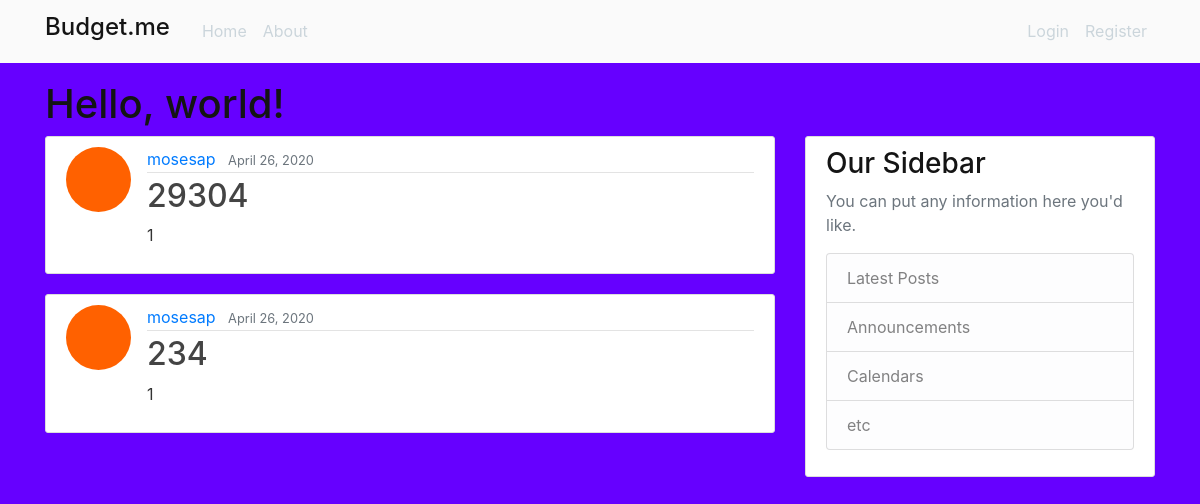
Before: / with the older database file.
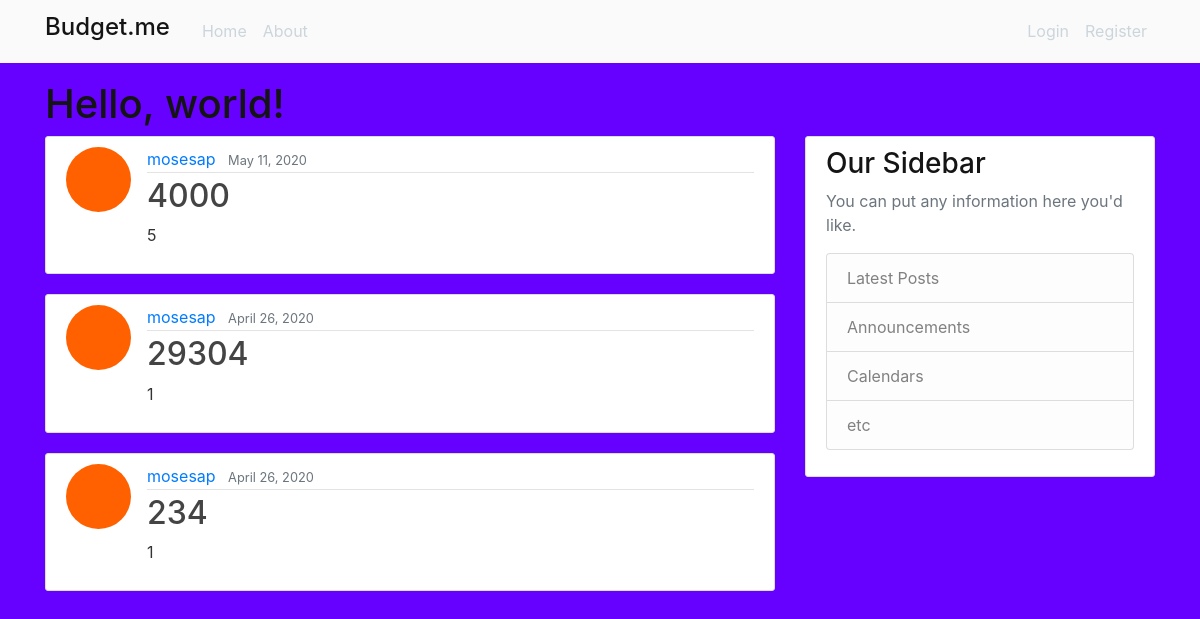
After: the same page with the newer database file.
### forum/models.py (models this page shows, shortened)
class Income(models.Model):
    user = models.ForeignKey(User, on_delete=models.CASCADE)
    rate = models.CharField(max_length=1, choices=rate_choices, default="1")
    income = models.PositiveIntegerField()
    date_posted = models.DateTimeField(default=timezone.now)

### users/models.py (models this page shows, shortened)
class Profile(models.Model):
    user = models.OneToOneField(User, on_delete=models.CASCADE)
    image = models.ImageField(default='default.jpg', upload_to="profile_pics")

### forum/views.py (the view)
# urls.py: path('', IncomeListView.as_view(), name='forum-home'),
class IncomeListView(ListView):
    model = Income
    template_name = 'forum/home.html'
    context_object_name = 'posts'
    ordering = ['-date_posted']
    paginate_by = 5

### forum/templates/forum/home.html (shortened to what this page needs)
{% extends "forum/base.html" %}
{% block content %}
    {% for post in posts%}
        <article class="media content-section">
            <img class="rounded-circle article-img" src="{{ post.user.profile.image.url }}">
            <div class="media-body">
                <div class="article-metadata">
                    <a class="mr-2" href="{% url 'user-income' post.user.username %}">{{ post.user }}</a>
                    <small class="text-muted">{{ post.date_posted|date:"F d, Y" }}</small>
                </div>
                <h2><a class="article-title" href="{% url 'income-detail' post.id %}">{{ post.income }}</a></h2>
                <p class="article-content">{{ post.rate }}</p>
            </div>
        </article>
    {% endfor %}
{% endblock content %}

### forum/templates/forum/base.html (shortened to what this page needs)
{% load static %}
<!doctype html>
<html lang="en">
  <head>
    <link rel="stylesheet" href="https://stackpath.bootstrapcdn.com/bootstrap/4.4.1/css/bootstrap.min.css">
    <link rel="stylesheet" type="text/css" href="{% static 'prof/main.css' %}">
    <head>
    </head>
  </head>
  <body bgcolor="bg-grav">
    <header class="site-header">
        <nav class="navbar navbar-expand-md navbar-dark bg-grey fixed-top">
          <div class="container">
            <a class="navbar-brand mr-4" href="/"><h4>Budget.me</h4></a>
            <div class="collapse navbar-collapse" id="navbarToggle">
              <div class="navbar-nav mr-auto">
                <a class="nav-item nav-link" href="{% url 'forum-home' %}">Home</a>
                <a class="nav-item nav-link" href="{% url 'forum-about' %}">About</a>
              </div>
              <div class="navbar-nav">
                {% if user.is_authenticated %}
                  <a class="nav-item nav-link" href="{% url 'income-create' %}">New Income</a>
                  <a class="nav-item nav-link" href="{% url 'profile' %}">Profile</a>
                  <a class="nav-item nav-link" href="{% url 'logout' %}">Logout</a>
                {% else %}
                  <a class="nav-item nav-link" href="{% url 'login' %}">Login</a>
                  <a class="nav-item nav-link" href="{% url 'register' %}">Register</a>
                {% endif %}
              </div>
            </div>
          </div>
        </nav>
    </header>
    <div class="container">
        <h1>Hello, world!</h1>
    </div>
    <main role="main" class="container">
        <div class="row">
          <div class="col-md-8">
            {% block content %}{% endblock %}
          </div>
          <div class="col-md-4">
            <div class="content-section">
              <h3>Our Sidebar</h3>
              <p class='text-muted'>You can put any information here you'd like.
                <ul class="list-group">
                  <li class="list-group-item list-group-item-light">Latest Posts</li>
                  <li class="list-group-item list-group-item-light">Announcements</li>
                  <li class="list-group-item list-group-item-light">Calendars</li>
                  <li class="list-group-item list-group-item-light">etc</li>
                </ul>
              </p>
            </div>
          </div>
        </div>
    </main>
  </body>
</html>

### forum/static/prof/main.css (style rules this page uses)
body { background: #6600ff; color: #333333; margin-top: 5rem; }
h1, h2, h3, h4, h5, h6 { color:#141414 }
ul { margin: 0; }
.bg-grey { background-color: #fafafa ; }
.site-header .navbar-nav .nav-link { color: #cbd5db; }
.content-section { background: #ffffff; padding: 10px 20px; border: 1px solid #dddddd; border-radius: 3px; margin-bottom: 20px; }
.article-title { color: #444444; }
.article-content { white-space: pre-line; }
.article-img { height: 65px; width: 65px; margin-right: 16px; }
.article-metadata { padding-bottom: 1px; margin-bottom: 4px; border-bottom: 1px solid #e3e3e3 }

Changed rows visible on the page:
added Income: user.profile.image (picture), user "mosesap", date_posted "May 11, 2020", income "4000", rate "5"
